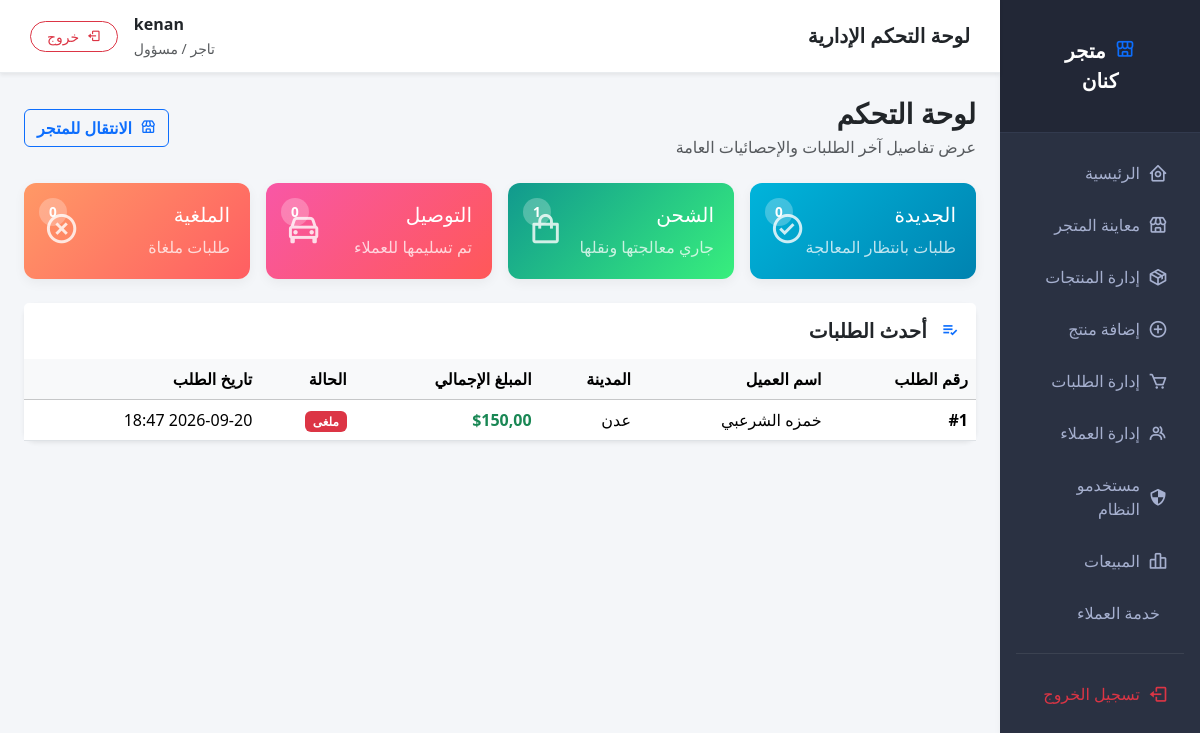
Screenshot of /dashboard/ (signed in) with the database file from the repository.
### shop/models.py (models this page shows, shortened)
class CustomUser(AbstractUser):
    email =django.db.models.EmailField(unique=True,verbose_name="البريد الالكتروني")
    USERNAME_FIELD = 'email'
    REQUIRED_FIELDS = ['username']
    class Meta:
        verbose_name="مستخدم"
        verbose_name_plural="المستخدمون"

class Order(django.db.models.Model):
    STATUS_CHOICES = (
        ('new', 'جديد'),
        ('shipping', 'جاري الشحن'),
        ('delivered', 'تم التوصيل'),
        ('canceled', 'ملغى'),
    )
    user = django.db.models.ForeignKey(
        settings.AUTH_USER_MODEL,
        on_delete=django.db.models.SET_NULL,
        null=True,
        blank=True,
        verbose_name="المستخدم"
    )
    customer = django.db.models.ForeignKey(
        Customer,
        on_delete=django.db.models.SET_NULL,
        null=True,
        blank=True,
        verbose_name="العميل"
    )
    full_name = django.db.models.CharField(max_length=100, verbose_name="اسم العميل")
    city = django.db.models.CharField(max_length=50, verbose_name="المدينة")
    address = django.db.models.TextField(verbose_name="العنوان")
    phone = django.db.models.CharField(max_length=20, verbose_name="رقم الهاتف")
    total_price = django.db.models.DecimalField(max_digits=10, decimal_places=2, verbose_name="السعر الكلي")
    status = django.db.models.CharField(
        max_length=20,
        choices=STATUS_CHOICES,
        default='new',
        verbose_name="حالة الطلب"
    )
    created_at = django.db.models.DateTimeField(auto_now_add=True, verbose_name="وقت وتاريخ الطلب")
    class Meta:
        verbose_name = "طلب"
        verbose_name_plural = "الطلبات"
        ordering = ['-created_at']

### shop/views.py (the view)
# urls.py: path('dashboard/', views.merchant_dashboard, name='merchant_dashboard'),
@staff_required
def merchant_dashboard(request):
    products_count = Product.objects.count()
    customers_count = Customer.objects.count()
    total_orders_count = Order.objects.count()
    new_orders_count = Order.objects.filter(Q(status='new') | Q(status='جديد')).count()
    shipping_orders_count = Order.objects.filter(Q(status__in=['shipping', 'قيد الشحن', 'جاري الشحن', 'التوصيل'])).count()
    delivered_orders_count = Order.objects.filter(Q(status='delivered') | Q(status='تم التوصيل')).count()
    canceled_orders_count = Order.objects.filter(Q(status='canceled') | Q(status='ملغي') | Q(status='الملغية')).count()
    recent_orders = Order.objects.all().order_by('-created_at')[:5]
    context = {
        'products_count': products_count,
        'customers_count': customers_count,
        'total_orders_count': total_orders_count,
        'new_orders_count': new_orders_count,
        'shipping_orders_count': shipping_orders_count,
        'delivered_orders_count': delivered_orders_count,
        'canceled_orders_count': canceled_orders_count,
        'recent_orders': recent_orders,
    }
    return render(request, 'shop/dashboard.html', context)

### shop/views.py (called while the page is built)
def staff_required(view_func):
    def check_user(user):
        return user.is_authenticated and user.is_staff
    decorated_view = user_passes_test(
        check_user,
        login_url='login',
        redirect_field_name=None
    )(view_func)
    return decorated_view

### shop/templates/shop/dashboard.html (shortened to what this page needs)
{% extends 'shop/veltrix_base.html' %}
{% block content %}
<div class="d-flex justify-content-between align-items-center mb-4">
    <div>
        <h3 class="fw-bold mb-1">لوحة التحكم</h3>
        <p class="text-muted mb-0">عرض تفاصيل آخر الطلبات والإحصائيات العامة</p>
    </div>
    <a href="{% url 'home' %}" class="btn btn-outline-primary fw-bold" target="_blank">
        <i class="bx bx-store me-1"></i> الانتقال للمتجر
    </a>
</div>
<div class="row g-3 mb-4">
    <div class="col-md-3">
        <div class="stat-card bg-card-new">
            <span class="badge-top">{{ new_orders_count }}</span>
            <div class="d-flex justify-content-between align-items-center">
                <div>
                    <h5 class="fw-normal mb-2">الجديدة</h5>
                    <p class="mb-0 opacity-75 fs-7">طلبات بانتظار المعالجة</p>
                </div>
                <div class="icon"><i class="bx bx-check-circle"></i></div>
            </div>
        </div>
    </div>
    <div class="col-md-3">
        <div class="stat-card bg-card-shipping">
            <span class="badge-top">{{ shipping_orders_count }}</span>
            <div class="d-flex justify-content-between align-items-center">
                <div>
                    <h5 class="fw-normal mb-2">الشحن</h5>
                    <p class="mb-0 opacity-75 fs-7">جاري معالجتها ونقلها</p>
                </div>
                <div class="icon"><i class="bx bx-shopping-bag"></i></div>
            </div>
        </div>
    </div>
    <div class="col-md-3">
        <div class="stat-card bg-card-delivered">
            <span class="badge-top">{{ delivered_orders_count }}</span>
            <div class="d-flex justify-content-between align-items-center">
                <div>
                    <h5 class="fw-normal mb-2">التوصيل</h5>
                    <p class="mb-0 opacity-75 fs-7">تم تسليمها للعملاء</p>
                </div>
                <div class="icon"><i class="bx bx-car"></i></div>
            </div>
        </div>
    </div>
    <div class="col-md-3">
        <div class="stat-card bg-card-canceled">
            <span class="badge-top">{{ canceled_orders_count }}</span>
            <div class="d-flex justify-content-between align-items-center">
                <div>
                    <h5 class="fw-normal mb-2">الملغية</h5>
                    <p class="mb-0 opacity-75 fs-7">طلبات ملغاة</p>
                </div>
                <div class="icon"><i class="bx bx-x-circle"></i></div>
            </div>
        </div>
    </div>
</div>
<div class="card border-0 shadow-sm rounded-3 mt-4">
    <div class="card-header bg-white py-3 border-0">
        <h5 class="fw-bold mb-0 text-dark"><i class="bx bx-list-check me-2 text-primary"></i> أحدث الطلبات</h5>
    </div>
    <div class="table-responsive">
        <table class="table table-hover align-middle mb-0">
            <thead class="table-light">
                <tr>
                    <th>رقم الطلب</th>
                    <th>اسم العميل</th>
                    <th>المدينة</th>
                    <th>المبلغ الإجمالي</th>
                    <th>الحالة</th>
                    <th>تاريخ الطلب</th>
                </tr>
            </thead>
            <tbody>
                {% for order in recent_orders %}
                <tr>
                    <td><strong>#{{ order.id }}</strong></td>
                    <td>{{ order.full_name }}</td>
                    <td>{{ order.city }}</td>
                    <td class="text-success fw-bold">${{ order.total_price }}</td>
                    <td>
                        {% if order.status == 'new' %}
                            <span class="badge bg-info text-dark">جديد</span>
                        {% elif order.status == 'shipping' %}
                            <span class="badge bg-warning text-dark">جاري الشحن</span>
                        {% elif order.status == 'delivered' %}
                            <span class="badge bg-success">تم التوصيل</span>
                        {% else %}
                            <span class="badge bg-danger">ملغى</span>
                        {% endif %}
                    </td>
                    <td>{{ order.created_at|date:"Y-m-d H:i" }}</td>
                </tr>
                {% empty %}
                <tr>
                    <td colspan="6" class="text-center py-4 text-muted">لا توجد طلبات مسجلة حتى الآن.</td>
                </tr>
                {% endfor %}
            </tbody>
        </table>
    </div>
</div>
{% endblock %}

### shop/templates/shop/veltrix_base.html (shortened to what this page needs)
{% load static %}
<!DOCTYPE html>
<html lang="ar" dir="rtl">
<head>
    <link rel="stylesheet" href="https://cdn.jsdelivr.net/npm/bootstrap@5.3.2/dist/css/bootstrap.rtl.min.css">
    <link rel="stylesheet" href="https://cdn.jsdelivr.net/npm/boxicons@2.1.4/css/boxicons.min.css">
</head>
<body>
<div class="container-fluid">
    <div class="row">
        <div class="col-md-3 col-lg-2 p-0 sidebar d-none d-md-block">
            <div class="sidebar-brand text-center">
                <a href="{% url 'merchant_dashboard' %}" class="text-decoration-none d-flex align-items-center justify-content-center">
                    <span id="alt-brand-text" class="text-white fw-bold fs-5 m-0" style="display:none;">
                        <i class="bx bx-store-alt text-primary me-1"></i> متجر كنان
                    </span>
                </a>
            </div>
            <div class="mt-3">
                <a href="{% url 'merchant_dashboard' %}"><i class="bx bx-home-circle me-2 fs-5"></i> الرئيسية</a>
                <a href="{% url 'home' %}" target="_blank"><i class="bx bx-store me-2 fs-5"></i> معاينة المتجر</a>
                <a href="{% url 'merchant_product_list' %}"><i class="bx bx-package me-2 fs-5"></i> إدارة المنتجات</a>
                <a href="{% url 'add_product' %}"><i class="bx bx-plus-circle me-2 fs-5"></i> إضافة منتج</a>
                <a href="{% url 'order_list' %}"><i class="bx bx-cart me-2 fs-5"></i> إدارة الطلبات</a>
                <a href="{% url 'customer_list' %}"><i class="bx bx-group me-2 fs-5"></i> إدارة العملاء</a>
                <a href="{% url 'staff_user_list' %}"><i class="bx bx-shield-quarter me-2 fs-5"></i> مستخدمو النظام</a>
                <a href="{% url 'sales_report' %}"><i class="bx bx-bar-chart-alt-2 me-2 fs-5"></i> المبيعات</a>
                <a href="#"> خدمة العملاء</a>
                <hr class="border-secondary mx-3 my-3">
                <a href="{% url 'logout' %}" class="text-danger"><i class="bx bx-log-out me-2 fs-5"></i> تسجيل الخروج</a>
            </div>
        </div>
        <div class="col-md-9 col-lg-10 p-0">
            <div class="topbar d-flex justify-content-between align-items-center shadow-sm">
                <h5 class="m-0 fw-bold text-dark">لوحة التحكم الإدارية</h5>
                <div class="d-flex align-items-center">
                    <div class="me-3 text-end">
                        <span class="d-block fw-bold text-dark">{{ request.user.first_name|default:request.user.username }}</span>
                        <small class="text-muted">تاجر / مسؤول</small>
                    </div>
                    <a href="{% url 'logout' %}" class="btn btn-sm btn-outline-danger rounded-pill px-3">
                        <i class="bx bx-log-out me-1"></i> خروج
                    </a>
                </div>
            </div>
            <div class="p-4">
                {% block content %}{% endblock %}
            </div>
        </div>
    </div>
</div>
</body>
</html>

### shop/templates/shop/veltrix_base.html (style rules this page uses)
body { font-family: 'Segoe UI', Tahoma, Geneva, Verdana, sans-serif; background-color: #f4f5f8; }
body { background-color: #f4f6f9; font-family: 'Segoe UI', Tahoma, Geneva, Verdana, sans-serif; }
.card { border-radius: 12px !important; transition: transform 0.2s ease, box-shadow 0.2s ease; }
.sidebar { min-height: 100vh; background: #2a3142; color: #a6b0cf; box-shadow: 2px 0 10px rgba(0,0,0,0.05); }
.sidebar-brand { padding: 1.25rem 1rem; background: #222736; border-bottom: 1px solid #323a4e; }
.sidebar a { color: #a6b0cf; text-decoration: none; padding: 12px 20px; display: flex; align-items: center; border-radius: 6px; margin: 4px 12px; transition: all 0.25s ease; font-weight: 500; }
.topbar { background: #ffffff; border-bottom: 1px solid #e9ecef; padding: 12px 30px; }
.card { border: none; box-shadow: 0 0.75rem 1.5rem rgba(18,38,63,.03); border-radius: .5rem; }

### shop/templates/shop/dashboard.html (style rules this page uses)
.stat-card { border: none; border-radius: 12px; color: white; padding: 20px; position: relative; overflow: hidden; box-shadow: 0 4px 12px rgba(0,0,0,0.05); }
.stat-card .badge-top { position: absolute; top: 15px; left: 15px; background: rgba(255,255,255,0.25); padding: 4px 10px; border-radius: 20px; font-weight: bold; font-size: 0.85rem; }
.stat-card .icon { font-size: 2.2rem; opacity: 0.8; }
.bg-card-new { background: linear-gradient(135deg, #00b4db, #0083b0); }
.bg-card-shipping { background: linear-gradient(135deg, #11998e, #38ef7d); }
.bg-card-delivered { background: linear-gradient(135deg, #f857a6, #ff5858); }
.bg-card-canceled { background: linear-gradient(135deg, #ff9966, #ff5e62); }

### rows the page displays
CustomUser: user.first_name "kenan"
Order: id "1", full_name "خمزه الشرعبي", city "عدن", total_price "150,00", status "ملغى", created_at "2026-09-20 18:47"

### other values shown
{{ new_orders_count }} "0"
{{ shipping_orders_count }} "1"
{{ delivered_orders_count }} "0"
{{ canceled_orders_count }} "0"
